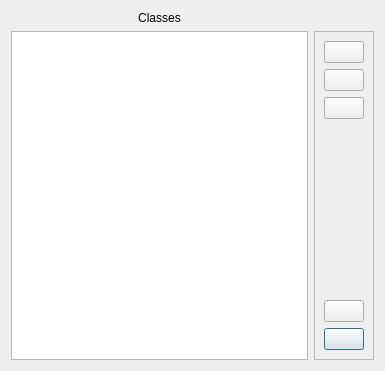
<?xml version="1.0" encoding="UTF-8"?>
<ui version="4.0">
 <class>classMenu</class>
 <widget class="QWidget" name="classMenu">
  <property name="geometry">
   <rect>
    <x>0</x>
    <y>0</y>
    <width>385</width>
    <height>371</height>
   </rect>
  </property>
  <property name="windowTitle">
   <string>Class list</string>
  </property>
  <layout class="QGridLayout" name="gridLayout">
   <item row="1" column="1">
    <widget class="QListWidget" name="classList">
     <property name="sizePolicy">
      <sizepolicy hsizetype="Preferred" vsizetype="Expanding">
       <horstretch>0</horstretch>
       <verstretch>0</verstretch>
      </sizepolicy>
     </property>
     <property name="movement">
      <enum>QListView::Static</enum>
     </property>
     <property name="flow">
      <enum>QListView::LeftToRight</enum>
     </property>
     <property name="isWrapping" stdset="0">
      <bool>true</bool>
     </property>
     <property name="resizeMode">
      <enum>QListView::Adjust</enum>
     </property>
     <property name="layoutMode">
      <enum>QListView::SinglePass</enum>
     </property>
     <property name="spacing">
      <number>10</number>
     </property>
     <property name="viewMode">
      <enum>QListView::IconMode</enum>
     </property>
     <property name="wordWrap">
      <bool>true</bool>
     </property>
    </widget>
   </item>
   <item row="0" column="1">
    <widget class="QLabel" name="titleLabel">
     <property name="text">
      <string>Classes</string>
     </property>
     <property name="alignment">
      <set>Qt::AlignCenter</set>
     </property>
    </widget>
   </item>
   <item row="1" column="2">
    <widget class="QFrame" name="controlFrame">
     <property name="sizePolicy">
      <sizepolicy hsizetype="Fixed" vsizetype="Preferred">
       <horstretch>0</horstretch>
       <verstretch>0</verstretch>
      </sizepolicy>
     </property>
     <property name="frameShape">
      <enum>QFrame::StyledPanel</enum>
     </property>
     <property name="frameShadow">
      <enum>QFrame::Raised</enum>
     </property>
     <layout class="QVBoxLayout" name="verticalLayout">
      <item alignment="Qt::AlignTop">
       <widget class="QFrame" name="upperButtonsFrame">
        <property name="frameShape">
         <enum>QFrame::NoFrame</enum>
        </property>
        <property name="frameShadow">
         <enum>QFrame::Plain</enum>
        </property>
        <layout class="QVBoxLayout" name="verticalLayout_2">
         <property name="leftMargin">
          <number>0</number>
         </property>
         <property name="topMargin">
          <number>0</number>
         </property>
         <property name="rightMargin">
          <number>0</number>
         </property>
         <property name="bottomMargin">
          <number>0</number>
         </property>
         <item>
          <widget class="QPushButton" name="addButton">
           <property name="sizePolicy">
            <sizepolicy hsizetype="Minimum" vsizetype="Fixed">
             <horstretch>0</horstretch>
             <verstretch>0</verstretch>
            </sizepolicy>
           </property>
           <property name="toolTip">
            <string>Add class</string>
           </property>
           <property name="text">
            <string notr="true"/>
           </property>
           <property name="icon">
            <iconset resource="../../res.qrc">
             <normaloff>:/res/images/plus.png</normaloff>:/res/images/plus.png</iconset>
           </property>
           <property name="iconSize">
            <size>
             <width>26</width>
             <height>26</height>
            </size>
           </property>
          </widget>
         </item>
         <item>
          <widget class="QPushButton" name="removeButton">
           <property name="toolTip">
            <string>Remove class</string>
           </property>
           <property name="text">
            <string notr="true"/>
           </property>
           <property name="icon">
            <iconset resource="../../res.qrc">
             <normaloff>:/res/images/remove.png</normaloff>:/res/images/remove.png</iconset>
           </property>
           <property name="iconSize">
            <size>
             <width>26</width>
             <height>26</height>
            </size>
           </property>
          </widget>
         </item>
         <item>
          <widget class="QPushButton" name="editButton">
           <property name="toolTip">
            <string>Edit class</string>
           </property>
           <property name="text">
            <string notr="true"/>
           </property>
           <property name="icon">
            <iconset resource="../../res.qrc">
             <normaloff>:/res/images/edit.png</normaloff>:/res/images/edit.png</iconset>
           </property>
           <property name="iconSize">
            <size>
             <width>26</width>
             <height>26</height>
            </size>
           </property>
          </widget>
         </item>
        </layout>
       </widget>
      </item>
      <item alignment="Qt::AlignBottom">
       <widget class="QFrame" name="lowerButtonsFrame">
        <property name="frameShape">
         <enum>QFrame::NoFrame</enum>
        </property>
        <property name="frameShadow">
         <enum>QFrame::Plain</enum>
        </property>
        <layout class="QVBoxLayout" name="verticalLayout_3">
         <property name="leftMargin">
          <number>0</number>
         </property>
         <property name="topMargin">
          <number>0</number>
         </property>
         <property name="rightMargin">
          <number>0</number>
         </property>
         <property name="bottomMargin">
          <number>0</number>
         </property>
         <item>
          <widget class="QPushButton" name="usersButton">
           <property name="toolTip">
            <string>Users</string>
           </property>
           <property name="text">
            <string notr="true"/>
           </property>
           <property name="icon">
            <iconset resource="../../res.qrc">
             <normaloff>:/res/images/user.png</normaloff>:/res/images/user.png</iconset>
           </property>
           <property name="iconSize">
            <size>
             <width>26</width>
             <height>26</height>
            </size>
           </property>
          </widget>
         </item>
         <item>
          <widget class="QPushButton" name="openButton">
           <property name="sizePolicy">
            <sizepolicy hsizetype="Minimum" vsizetype="Fixed">
             <horstretch>0</horstretch>
             <verstretch>0</verstretch>
            </sizepolicy>
           </property>
           <property name="toolTip">
            <string>Open</string>
           </property>
           <property name="text">
            <string notr="true"/>
           </property>
           <property name="icon">
            <iconset resource="../../res.qrc">
             <normaloff>:/res/images/done.png</normaloff>:/res/images/done.png</iconset>
           </property>
           <property name="iconSize">
            <size>
             <width>26</width>
             <height>26</height>
            </size>
           </property>
           <property name="default">
            <bool>true</bool>
           </property>
          </widget>
         </item>
        </layout>
       </widget>
      </item>
     </layout>
    </widget>
   </item>
  </layout>
 </widget>
 <resources>
  <include location="../../res.qrc"/>
 </resources>
 <connections/>
</ui>
